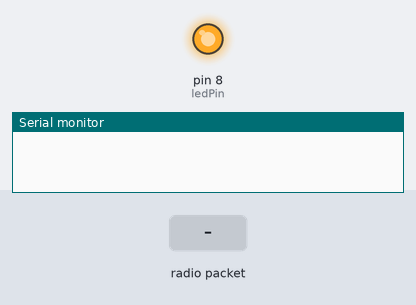
Bench run of a sketch on a simulated Arduino Uno, built for the host (arithmetic inside an expression is 32-bit, double 64-bit). Parts: output pins drawn as LEDs (lit = HIGH), the last lines printed to the serial monitor. Inputs (shaded band) come from the test bench. No radio packets arrive unless stated.

Above: at 1.1 s.
At 2.5 s:
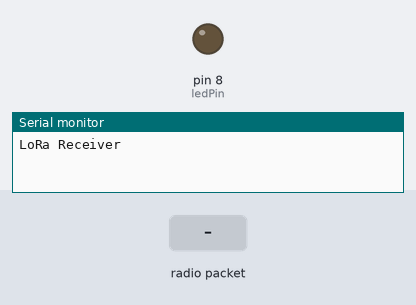
2.6 s: radio packet "1" arrives
At 3.9 s:
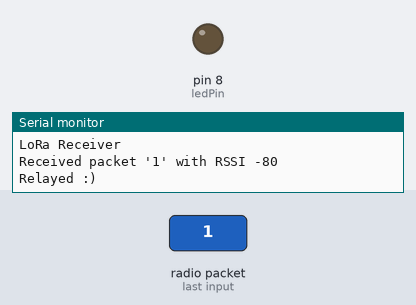
Timing chart, 0 to 5.6 s (numbered marks = the images above; inputs shaded):
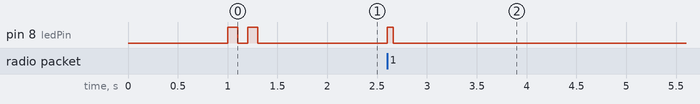

The sketch:

Relay.ino
```cpp
#include <SPI.h>
#include <LoRa.h>

#define SCK 4 //8
#define MISO 5
#define MOSI 43
#define NSS 2

#define RST 9
#define DIO0 6

//Specific to message format
#define HEADER_SIZE = 3

int ledPin = 8;

void setup() {
  SPI.begin(SCK, MISO, MOSI,NSS);
  LoRa.setPins(NSS, RST, DIO0);

  pinMode(ledPin, OUTPUT);

  delay(1000);

  digitalWrite(ledPin, HIGH); // flashing to signal that setup has happened
  delay(100);
  digitalWrite(ledPin, LOW);
  delay(100);
  digitalWrite(ledPin, HIGH);
  delay(100);
  digitalWrite(ledPin, LOW);

  Serial.begin(115200);
  while (!Serial);

  Serial.println("LoRa Receiver");

  if (!LoRa.begin(433E6)) {
    Serial.println("Starting LoRa failed!");
    while (1);
  }
}

void loop() {
  // Keep checking if packet is received
  int packetSize = LoRa.parsePacket();
  if (packetSize) {
    // received a packet, read it, then re-transmit it
    digitalWrite(ledPin, HIGH);
    Serial.print("Received packet '");
    // for (int i = 0; i < HEADER_SIZE; i++) {
    //   // do whatever with header byte at a time using (char)LoRa.read()
    // }

    // read packet into local memory

    char* message = (char*) malloc(sizeof(char)*packetSize);

    for (int i = 0; LoRa.available(); i++) {
      message[i] = (char)LoRa.read();
      // Serial.print(*next_char);
      // Serial.print((char)LoRa.read());
    }
    message[packetSize] = '\0'; //Note: this might not be neccessary, if it is I might want to get the LoRa to trasmit the Null terminator
    Serial.print(message);

    // print RSSI of packet
    //Serial.print(message);
    Serial.print("' with RSSI ");
    Serial.println(LoRa.packetRssi());

    // repeat message
    LoRa.beginPacket();
    LoRa.print(message);
    LoRa.endPacket();
    Serial.print("Relayed :)");
    digitalWrite(ledPin, LOW);
  }
}
```

Measured:
- after the input at 2.6 s, pin 8 (ledPin): LOW → HIGH at once, → LOW 0.06 s later
